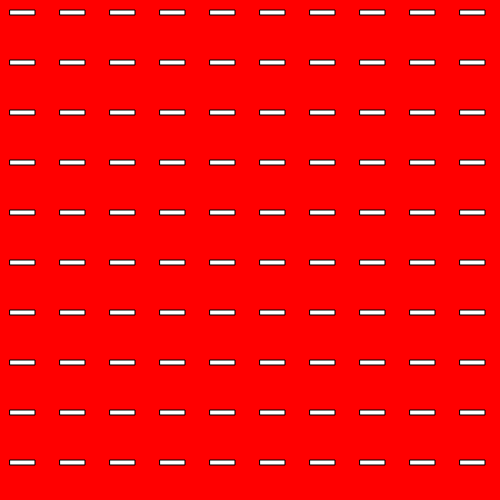
Frame 1 (no input)
Frame 60 (no input): identical to frame 1, image omitted
Frame 120 (the mouse pressed at the canvas centre since frame 60): identical to frame 1, image omitted

The p5.js sketch that drew this single still picture (run headless with seeded random() and noise() and a simulated clock; from frame 60 on, the mouse is pressed at the canvas centre):

// p5.js sketch
// ── sketch.js
function setup() {
  createCanvas(500, 500);
}

function draw() {
  background('red') ;
  for (let j = 0; j < 20; j++) {
    for (let i = 0; i < 20; i++) {
      rect(i * 50 + 10, j * 50 + 10, 25, 5);
    }
  }

}
